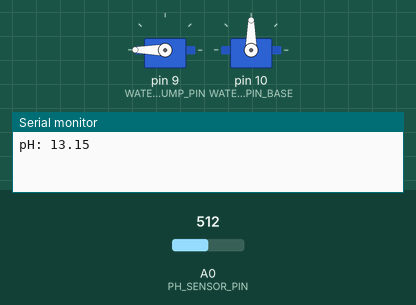
This sketch was run on a simulated Arduino Nano, built with avr-gcc and run on an emulated ATmega328P. Shown: 2 × servo, the last lines printed to the serial monitor. Inputs (shaded band) come from the test bench; at power-on: A0 (PH_SENSOR_PIN) = 512.

Above: at 1.2 s.
1.3 s: A0 (PH_SENSOR_PIN) set to 925
At 3.3 s:
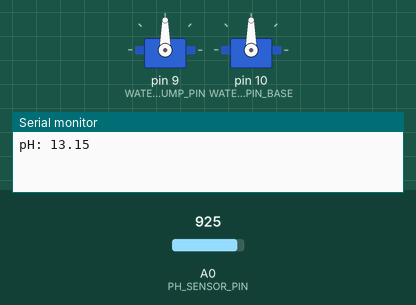
3.6 s: A0 (PH_SENSOR_PIN) set to 945
5.1 s: A0 (PH_SENSOR_PIN) set to 900
At 7.9 s:
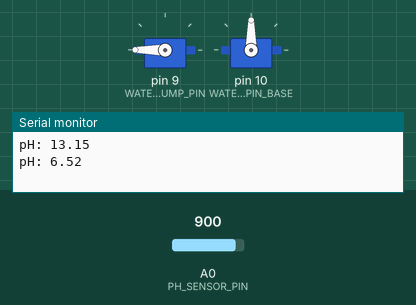
8.1 s: A0 (PH_SENSOR_PIN) set to 1023
At 10.2 s:
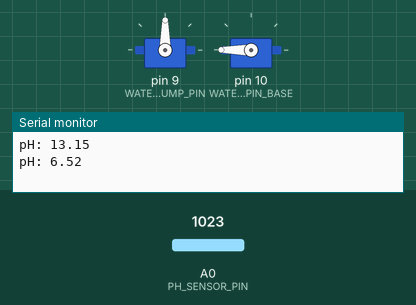
Timing chart, 0 to 11.9 s (numbered marks = the images above; inputs shaded):
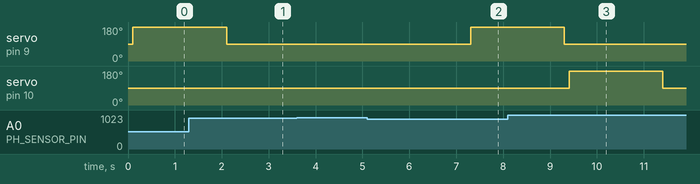

The sketch:

PH_LOG_Both.ino
```cpp
// setup peristaltic pump
#include <Servo.h>

Servo waterPump;
Servo waterPumpBase;

//Acid Pump Variables_____________________________________________________
// digital ppm pin
const int WATER_PUMP_PIN = 9;
// analog input pin
const int PH_SENSOR_PIN = 0;
// dose solution for 2 seconds
const int doseDuration = 2000;
// wait 30 seconds before reading pH again
const int sensorReadInterval = 5000; //every 30 seconds

// Change to your desired pH
const float phTarget = 6.2;  //if measured pH not withint toleration, pump will start to pump acid/base until pHtarget reached
const float phToleration = 0.30;
// Calibrate your pH sensor in 7.0 solution.
// The difference 7.0 and the pH read is your offset.
// More instructions can be found in the wiki
const float phOffset = -7.90;
boolean isDosing = false;

//Base Pump variables_____________________________________________
// digital ppm pin
const int WATER_PUMP_PIN_BASE = 10;
// analog input pin
//const int PH_SENSOR_PIN = 0;
// dose solution for 2 seconds
const int doseDurationBase = 2000;
// wait 30 seconds before reading pH again
//const int sensorReadIntervalBase = 5000; //every 30 seconds

// Change to your desired pH
//const float phTargetBase = 10;  //if measured pH below this, pump will start to pump base until pHtarget reached
//const float phTolerationBase = 0.25;
// Calibrate your pH sensor in 7.0 solution.
// The difference 7.0 and the pH read is your offset.
// More instructions can be found in the wiki
const float phOffsetBase = -7.90;
boolean isDosingBase = false;

// Serial data variables ------------------------------------------------------
//Incoming Serial Data Array
const byte kNumberOfChannelsFromExcel = 6;

// Comma delimiter to separate consecutive data if using more than 1 sensor
const char kDelimiter = ',';
// Interval between serial writes
const int kSerialInterval = 50;
// Timestamp to track serial interval
unsigned long serialPreviousTime;

char* arr[kNumberOfChannelsFromExcel];

void setup() {
  Serial.begin(9600);
  waterPump.attach(WATER_PUMP_PIN);
  waterPumpBase.attach(WATER_PUMP_PIN_BASE);
  //Serial.println("Starting");
}

void loop() {
  mainLoop();
//  phCalibration();
}

void mainLoop() {
  //Acid decision making___________________________________
  float ph = getPh();
  Serial.println("pH: " + String(ph));
  // Can also do reverse check ph > phTarget + phToleration
  if (ph > phTarget) {
    if (ph > phTarget + phToleration) {
      // start to lower the pH
      //Serial.println("pH higher than target, beginning to raise acidity");
      isDosing = true;
    } else {
      isDosing = false;
    }
    if (isDosing) {
      dose();
    }
  } else {
    isDosing = false;
  }

  //delay(sensorReadInterval);

  //Base decision making___________________________
  float phBase = getPhBase();
  //Serial.println("pH: " + String(ph));
  // Can also do reverse check ph > phTarget + phToleration
  if (phBase < phTarget) {
    if (phBase < phTarget - phToleration) {
      // start to raise the pH
      //Serial.println("pH lower than target, beginning to raise basicity");
      isDosingBase = true;
    } else {
      isDosingBase = false;
    }
    if (isDosingBase) {
      doseBase();
    }
  } else {
    isDosingBase = false;
  }
  delay(sensorReadInterval);
  //delay(sensorReadIntervalBase);
}

/*void phCalibration() {
  float ph = getPh();
  Serial.println("pH: " + String(ph));
  Serial.println("Change pH offset to: " + String(7.00 - ph - phOffset));
  delay(sensorReadInterval);
}*/

//Acid Functions______________________________________
void dose() {
  waterPumpOn();
  delay(doseDuration);
  waterPumpOff();
}

void waterPumpOn() {
  // change to 0 if you want water to flow otherway
  // doesn't do much until it reaches 150.
  //Serial.println("Peristaltic pump on");
  waterPump.write(180);
}

void waterPumpOff() {
  //Serial.println("Peristaltic pump off");
  waterPump.write(90);
}

float getPh() {
  unsigned long int avgValue;  //Store the average value of the sensor feedback
  int buf[10],temp;

  for(int i=0;i<10;i++)       //Get 10 sample value from the sensor for smooth the value
  {
    buf[i]=analogRead(PH_SENSOR_PIN);
    delay(10);
  }
  for(int i=0;i<9;i++)        //sort the analog from small to large
  {
    for(int j=i+1;j<10;j++)
    {
      if(buf[i]>buf[j])
      {
        temp=buf[i];
        buf[i]=buf[j];
        buf[j]=temp;
      }
    }
  }
  avgValue=0;
  for(int i=2;i<8;i++)                      //take the average value of 6 center sample
    avgValue+=buf[i];
  float phValue=(float)avgValue*5.0/1024/6; //convert the analog into millivolt
  phValue=3.5*phValue+phOffset;                      //convert the millivolt into pH value
  return 14-phValue;
}

//Base Functions______________________________________
void doseBase() {
  waterPumpOnBase();
  delay(doseDurationBase);
  waterPumpOffBase();
}

void waterPumpOnBase() {
  // change to 0 if you want water to flow otherway
  // doesn't do much until it reaches 150.
  //Serial.println("Peristaltic pump on");
  waterPumpBase.write(180);
}

void waterPumpOffBase() {
  //Serial.println("Peristaltic pump off");
  waterPumpBase.write(90);
}

float getPhBase() {
  unsigned long int avgValue;  //Store the average value of the sensor feedback
  int buf[10],temp;

  for(int i=0;i<10;i++)       //Get 10 sample value from the sensor for smooth the value
  {
    buf[i]=analogRead(PH_SENSOR_PIN);
    delay(10);
  }
  for(int i=0;i<9;i++)        //sort the analog from small to large
  {
    for(int j=i+1;j<10;j++)
    {
      if(buf[i]>buf[j])
      {
        temp=buf[i];
        buf[i]=buf[j];
        buf[j]=temp;
      }
    }
  }
  avgValue=0;
  for(int i=2;i<8;i++)                      //take the average value of 6 center sample
    avgValue+=buf[i];
  float phValueBase=(float)avgValue*5.0/1024/6; //convert the analog into millivolt
  phValueBase=3.5*phValueBase+phOffsetBase;                      //convert the millivolt into pH value
  return 14-phValueBase;
}
//-----------------------------------------------------------------------------
// DO NOT EDIT ANYTHING BELOW THIS LINE
//-----------------------------------------------------------------------------

// OUTGOING SERIAL DATA PROCESSING CODE----------------------------------------
void processOutgoingSerial()
{
   // Enter into this only when serial interval has elapsed
  if((millis() - serialPreviousTime) > kSerialInterval)
  {
    // Reset serial interval timestamp
    serialPreviousTime = millis();
    //sendDataToSerial();
  }
}

// INCOMING SERIAL DATA PROCESSING CODE----------------------------------------
void processIncomingSerial()
{
  if(Serial.available()){
    parseData(GetSerialData());
  }
}

// Gathers bytes from serial port to build inputString
char* GetSerialData()
{
  static char inputString[64]; // Create a char array to store incoming data
  memset(inputString, 0, sizeof(inputString)); // Clear the memory from a pervious reading
  while (Serial.available()){
    Serial.readBytesUntil('\n', inputString, 64); //Read every byte in Serial buffer until line end or 64 bytes
  }
  return inputString;
}

// Seperate the data at each delimeter
void parseData(char data[])
{
    char *token = strtok(data, ","); // Find the first delimeter and return the token before it
    int index = 0; // Index to track storage in the array
    while (token != NULL){ // Char* strings terminate w/ a Null character. We'll keep running the command until we hit it
      arr[index] = token; // Assign the token to an array
      token = strtok(NULL, ","); // Conintue to the next delimeter
      index++; // incremenet index to store next value
    }
}
```

Measured:
- after the input at 3.6 s, every drawn part: stays the same
- after the input at 5.1 s, servo on pin 9 (WATER_PUMP_PIN): 90° → 180° after 2.2 s; servo on pin 10 (WATER_PUMP_PIN_BASE): stays 90° (without the input it goes to 180° after 2.3 s)
- after the input at 8.1 s, servo on pin 10 (WATER_PUMP_PIN_BASE): 90° → 180° after 1.3 s, → 90° 2.0 s later
